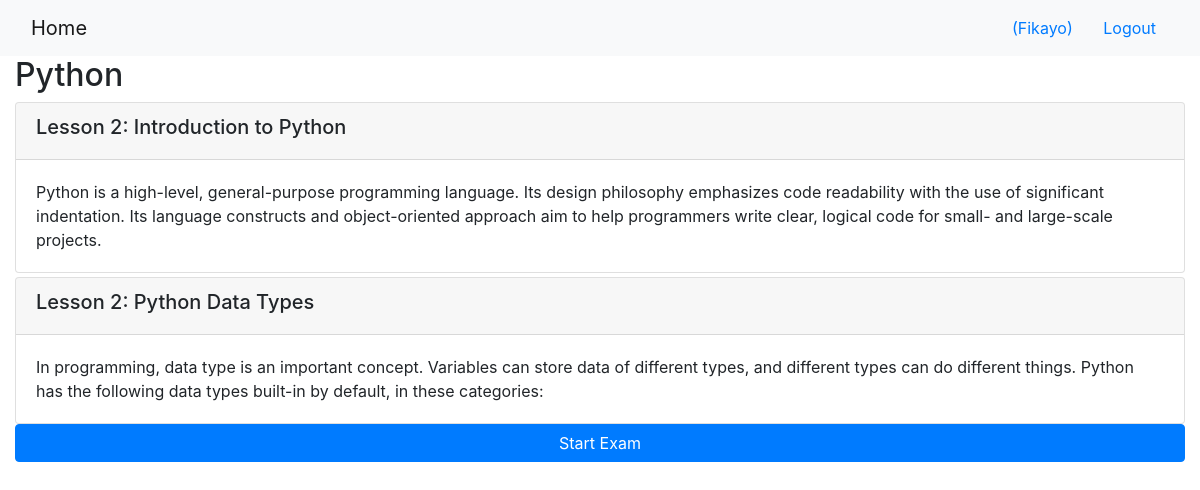
/1/ (signed in), run on the app's committed database.
### onlinecourse/models.py (models this page shows, shortened)
class Course(models.Model):
    name = models.CharField(null=False, max_length=30, default='online course')
    image = models.ImageField(upload_to='course_images/')
    description = models.CharField(max_length=1000)
    pub_date = models.DateField(null=True)
    instructors = models.ManyToManyField(Instructor)
    users = models.ManyToManyField(settings.AUTH_USER_MODEL, through='Enrollment')
    total_enrollment = models.IntegerField(default=0)
    is_enrolled = False

class Lesson(models.Model):
    title = models.CharField(max_length=200, default="title")
    order = models.IntegerField(default=0)
    course = models.ForeignKey(Course, on_delete=models.CASCADE)
    content = models.TextField()

### onlinecourse/views.py (the view)
# urls.py: path('<int:pk>/', views.CourseDetailView.as_view(), name='course_details'),
class CourseDetailView(generic.DetailView):
    model = Course
    template_name = 'onlinecourse/course_detail_bootstrap.html'

### onlinecourse/templates/onlinecourse/course_detail_bootstrap.html (shortened to what this page needs)
<!DOCTYPE html>
<html lang="en">
<head>
     {% load static %}
    <link rel="stylesheet" href="https://maxcdn.bootstrapcdn.com/bootstrap/4.5.2/css/bootstrap.min.css">
</head>
<body>
    <nav class="navbar navbar-light bg-light">
        <div class="container-fluid">
            <div class="navbar-header">
                  <a class="navbar-brand" href="{% url 'onlinecourse:index' %}">Home</a>
            </div>
            <ul class="nav navbar-nav navbar-right">
                {% if user.is_authenticated %}
                <li>
                    <a class="btn btn-link" href="#">{{ user.first_name }}({{ user.username }})</a>
                    <a class="btn btn-link" href="{% url 'onlinecourse:logout' %}">Logout</a>
                </li>
               {% endif %}
           </ul>
       </div>
   </nav>
   <div class="container-fluid">
           <h2>{{ course.name }}</h2>
           <div class="card-columns-vertical">
               {% for lesson in course.lesson_set.all %}
                   <div class="card mt-1">
                       <div class="card-header"><h5>Lesson {{lesson.order|add:1}}: {{lesson.title}}</h5></div>
                       <div class="card-body">{{lesson.content}}</div>
                   </div>
                   {% endfor %}
            </div>
            {% if user.is_authenticated %}
            <button data-toggle="collapse" data-target="#exam" class="btn btn-primary btn-block">Start Exam</button>
      {% endif %}
            </div>
</body>
</html>

### data on the page
Course: name "Python"
Lesson: order|add "2", title "Introduction to Python", content "Python is a high-level, general-purpose programming language. Its design philosophy emphasizes code readability with the use of significant indentation. Its language constructs and object-oriented approach aim to help programmers write clear, logical code for small- and large-scale projects."
Lesson: order|add "2", title "Python Data Types", content "In programming, data type is an important concept. Variables can store data of different types, and different types can do different things. Python has the following data types built-in by default, in these categories:"

### other printed values
{{ user.username }} "Fikayo"
